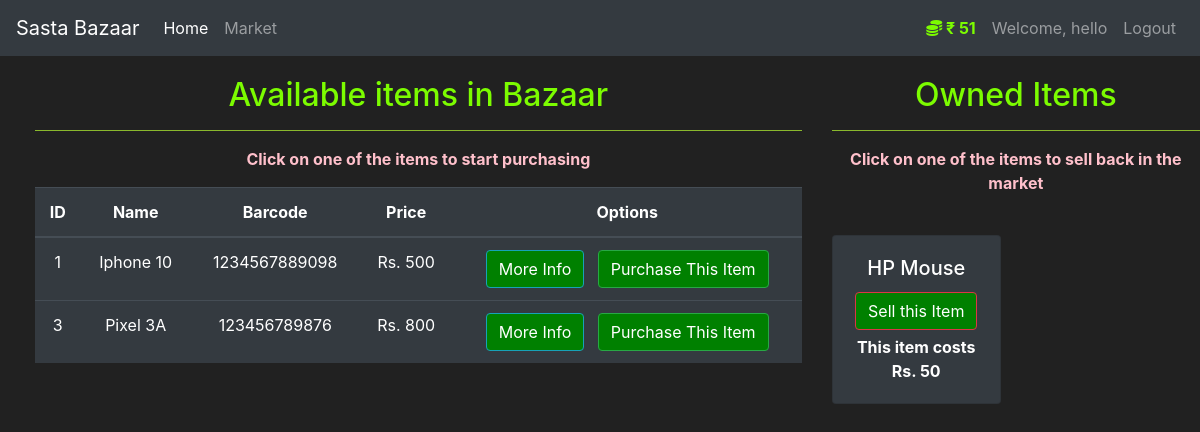
Screenshot of /market (signed in) with the database file from the repository.
### markett/models.py (models this page shows, shortened)
class User(db.Model, UserMixin):
    id = db.Column(db.Integer(), primary_key=True)
    username = db.Column(db.String(length=30), nullable=False, unique=True)
    email_address = db.Column(db.String(length=50), nullable=False, unique=True)
    password_hash = db.Column(db.String(length=60), nullable=False)
    budget = db.Column(db.Integer, nullable=False, default=101)
    items = db.relationship('Item', backref='owned_user', lazy=True)
    @property
    def prettier_budget(self):
        if len(str(self.budget)) >= 4:
            return f'₹ {str(self.budget)[:-3]},{str(self.budget)[-3:]}'
        else:
            return f'₹ {self.budget}'
    @property
    def password(self):
        return self.password

class Item(db.Model):
    id = db.Column(db.Integer(), primary_key=True)
    name = db.Column(db.String(length=30), nullable=False, unique=True)
    price = db.Column(db.Integer(), nullable=False)
    barcode = db.Column(db.String(length=12), nullable=False, unique=True)
    description = db.Column(db.String(length=1024), nullable=False, unique=True)
    owner = db.Column(db.Integer(), db.ForeignKey('user.id'))

### markett/routes.py (the view, shortened to what this page needs)
@app.route('/market', methods=['GET', 'POST'])
@login_required
def market_page():
    purchase_form = PurchaseItemForm()
    selling_form = SellItemForm()
    if request.method == "GET":
        items = Item.query.filter_by(owner=None)
        owned_items = Item.query.filter_by(owner=current_user.id)
        return render_template("market.html", items=items, purchase_form=purchase_form, owned_items=owned_items, selling_form=selling_form)

### markett/models.py (called while the page is built)
@login_manager.user_loader
def load_user(user_id):
    return User.query.get(int(user_id))

### markett/templates/market.html (shortened to what this page needs)
{% extends "base.html" %}
{% block content %}
    <div class="row" style="margin-top:20px; margin-left: 20px">
        <div class="col-8">
            <h2 style="color:lawngreen">Available items in Bazaar</h2>
            <hr style="background:yellowgreen">
            <p style="color:pink; font-weight:bold">Click on one of the items to start purchasing</p>
         <table class="table table-hover table-dark">
        <thead>
        <tr>
            <th scope="col">ID</th>
            <th scope="col">Name</th>
            <th scope="col">Barcode</th>
            <th scope="col">Price</th>
            <th scope="col">Options</th>
        </tr>
    </thead>
    <tbody>
        {% for item in items %}
            <tr>
                <td>{{ item.id}}</td>
                <td>{{ item.name}}</td>
                <td>{{ item.barcode}}</td>
                <td>Rs. {{ item.price}}</td>
                <td>
                    <button class="btn btn-outline btn-info" data-toggle="modal" data-target="#exampleModal-{{item.id}}">More Info</button> &nbsp
                    <button class="btn btn-outline btn-success" data-toggle="modal" data-target="#exampleModal-purchaseConfirm-{{item.id}}">Purchase This Item</button>
                </td>
            </tr>
        {% endfor %}
    </tbody>
    </table>
        </div>
        <div class="col-4">
              <h2 style="color:lawngreen">Owned Items</h2>
            <hr style="background:yellowgreen">
            <p style="color:pink; font-weight:bold">Click on one of the items to sell back in the market</p>
            <br>
             <div class="row">
           {% for owned_item in owned_items %}
             <div class="col-md-6">
                 <div style="margin-bottom: 5px" class="card text-center bg-dark">
                      <div class="card-body">
                          <h5 class="card-title">{{ owned_item.name }}</h5>
                          <button type="button" class="btn btn-outline-danger" style="margin-bottom: 5px"
                                  data-toggle="modal" data-target="#Modal-SellingConfirm-{{ owned_item.id }}">
                              Sell this Item
                          </button>
                          <p class="card-text"><strong>
                              This item costs Rs. {{ owned_item.price }}
                          </strong></p>
                      </div>
                  </div>
             </div>
           {% endfor %}
        </div>
        </div>
    </div>
{% endblock %}

### markett/templates/base.html (shortened to what this page needs)
<!doctype html>
<html lang="en">
   <head>
      <link rel="stylesheet" href="https://cdn.jsdelivr.net/npm/bootstrap@4.5.3/dist/css/bootstrap.min.css">
      <link rel="stylesheet" href="{{ url_for('static', filename='css/style.css') }}">
   </head>
   <body style="text-align:center;" class="back-color">
       <nav class="navbar navbar-expand-md navbar-dark bg-dark">
  <a class="navbar-brand" href="#">Sasta Bazaar</a>
  <div class="collapse navbar-collapse" id="navbarNav">
          <ul class="navbar-nav mr-auto">
    <li class="nav-item active">
        <a class="nav-link" href="{{ url_for('home_page') }}">Home <span class="sr-only">(current)</span></a>
    </li>
    <li class="nav-item">
        <a class="nav-link" href="{{ url_for('market_page') }}">Market</a>
    </li>
</ul>
      {% if current_user.is_authenticated %}
        <ul class="navbar-nav">
            <li class="nav-item">
                <a class="nav-link" style="color:lawngreen; font-weight:bold">
                    <i class="fas fa-coins"></i>
                    {{ current_user.prettier_budget }}
                </a>
            </li>
             <li class="nav-item">
                <a class="nav-link">Welcome, {{ current_user.username }}</a>
            </li>
            <li class="nav-item">
                <a class="nav-link" href="{{ url_for('logout_page') }}">Logout</a>
            </li>
        </ul>
      {% endif %}
  </div>
</nav>
      {% block content %}
      {% endblock %}
   </body>
</html>

### markett/static/css/style.css (style rules this page uses)
body { background-image: url('https://images.unsplash.com/photo-1662487701902-7b282855f5a0?ixlib=rb-1.2.1&ixid=MnwxMjA3fDB8MHxwaG90by1wYWdlfHx8fGVufDB8fHx8&auto=format&fit=crop&w=1170&q=80') }

### markett/templates/includes/items_modals.html (style rules this page uses)
.btn { background: green; color: white; }

### markett/templates/base.html (style rules this page uses)
body { background-color: #212121; color: white }

### rows the page displays
User: prettier_budget "₹ 51", username "hello"
Item: id "1", name "Iphone 10", barcode "1234567889098", price "500"
Item: id "3", name "Pixel 3A", barcode "123456789876", price "800"
Item: name "HP Mouse", price "50"
